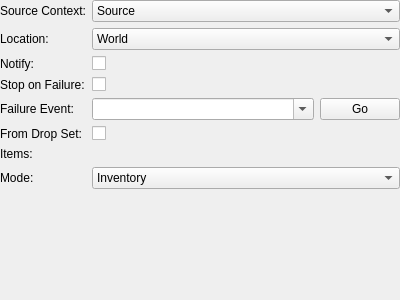
<?xml version="1.0" encoding="UTF-8"?>
<ui version="4.0">
 <class>ActionAddRemoveItems</class>
 <widget class="QWidget" name="ActionAddRemoveItems">
  <property name="geometry">
   <rect>
    <x>0</x>
    <y>0</y>
    <width>400</width>
    <height>300</height>
   </rect>
  </property>
  <layout class="QVBoxLayout" name="verticalLayout">
   <property name="leftMargin">
    <number>0</number>
   </property>
   <property name="topMargin">
    <number>0</number>
   </property>
   <property name="rightMargin">
    <number>0</number>
   </property>
   <property name="bottomMargin">
    <number>0</number>
   </property>
   <item>
    <layout class="QFormLayout" name="formLayout">
     <property name="fieldGrowthPolicy">
      <enum>QFormLayout::AllNonFixedFieldsGrow</enum>
     </property>
     <item row="0" column="0">
      <widget class="QLabel" name="lblSourceContext">
       <property name="text">
        <string>Source Context:</string>
       </property>
      </widget>
     </item>
     <item row="0" column="1">
      <widget class="QComboBox" name="sourceContext">
       <item>
        <property name="text">
         <string>Source</string>
        </property>
       </item>
       <item>
        <property name="text">
         <string>Party</string>
        </property>
       </item>
       <item>
        <property name="text">
         <string>All</string>
        </property>
       </item>
      </widget>
     </item>
     <item row="1" column="0">
      <widget class="QLabel" name="lblLocation">
       <property name="text">
        <string>Location:</string>
       </property>
      </widget>
     </item>
     <item row="1" column="1">
      <widget class="QComboBox" name="location">
       <item>
        <property name="text">
         <string>World</string>
        </property>
       </item>
       <item>
        <property name="text">
         <string>Channel</string>
        </property>
       </item>
       <item>
        <property name="text">
         <string>Instance</string>
        </property>
       </item>
       <item>
        <property name="text">
         <string>Zone</string>
        </property>
       </item>
      </widget>
     </item>
     <item row="2" column="0">
      <widget class="QLabel" name="lblNotify">
       <property name="text">
        <string>Notify:</string>
       </property>
      </widget>
     </item>
     <item row="2" column="1">
      <widget class="QCheckBox" name="notify"/>
     </item>
     <item row="3" column="0">
      <widget class="QLabel" name="lblStopOnFailure">
       <property name="text">
        <string>Stop on Failure:</string>
       </property>
      </widget>
     </item>
     <item row="3" column="1">
      <widget class="QCheckBox" name="stopOnFailure"/>
     </item>
     <item row="4" column="0">
      <widget class="QLabel" name="lblFailureEvent">
       <property name="text">
        <string>Failure Event:</string>
       </property>
      </widget>
     </item>
     <item row="4" column="1">
      <layout class="QHBoxLayout" name="layoutFailureEvent">
       <item>
        <widget class="QComboBox" name="onFailureEvent">
         <property name="sizePolicy">
          <sizepolicy hsizetype="Expanding" vsizetype="Fixed">
           <horstretch>0</horstretch>
           <verstretch>0</verstretch>
          </sizepolicy>
         </property>
         <property name="editable">
          <bool>true</bool>
         </property>
        </widget>
       </item>
       <item>
        <widget class="QPushButton" name="onFailureEventGo">
         <property name="text">
          <string>Go</string>
         </property>
        </widget>
       </item>
      </layout>
     </item>
     <item row="6" column="0">
      <widget class="QLabel" name="lblItems">
       <property name="text">
        <string>Items:</string>
       </property>
      </widget>
     </item>
     <item row="6" column="1">
      <widget class="ActionMap" name="items" native="true"/>
     </item>
     <item row="5" column="0">
      <widget class="QLabel" name="lblFromDropSet">
       <property name="text">
        <string>From Drop Set:</string>
       </property>
      </widget>
     </item>
     <item row="5" column="1">
      <widget class="QCheckBox" name="fromDropSet">
       <property name="text">
        <string/>
       </property>
      </widget>
     </item>
     <item row="7" column="0">
      <widget class="QLabel" name="lblMode">
       <property name="text">
        <string>Mode:</string>
       </property>
      </widget>
     </item>
     <item row="7" column="1">
      <widget class="QComboBox" name="mode">
       <item>
        <property name="text">
         <string>Inventory</string>
        </property>
       </item>
       <item>
        <property name="text">
         <string>Material Tank</string>
        </property>
       </item>
       <item>
        <property name="text">
         <string>Post</string>
        </property>
       </item>
       <item>
        <property name="text">
         <string>Time Trial Reward</string>
        </property>
       </item>
       <item>
        <property name="text">
         <string>Culture Pickup</string>
        </property>
       </item>
       <item>
        <property name="text">
         <string>Destiny Box</string>
        </property>
       </item>
      </widget>
     </item>
    </layout>
   </item>
  </layout>
 </widget>
 <customwidgets>
  <customwidget>
   <class>ActionMap</class>
   <extends>QWidget</extends>
   <header>ActionMap.h</header>
   <container>1</container>
  </customwidget>
 </customwidgets>
 <resources/>
 <connections/>
</ui>
